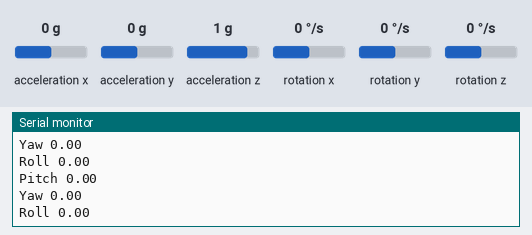
Simulated run of this program. Board: Arduino Uno, built with avr-gcc and run on an emulated ATmega328P. On the bench: the last lines printed to the serial monitor. Wiring (inferred from the names in the program): MPU-6050 motion sensor at I2C address 0x68. The inputs (shaded band) are chosen by the test bench; at power-on: rotation y 0 °/s, acceleration x 0 g, acceleration z 1 g, acceleration y 0 g, rotation x 0 °/s, rotation z 0 °/s.

Above: at 1.8 s.
1.9 s: rotation y set to -100 °/s
At 2.8 s:
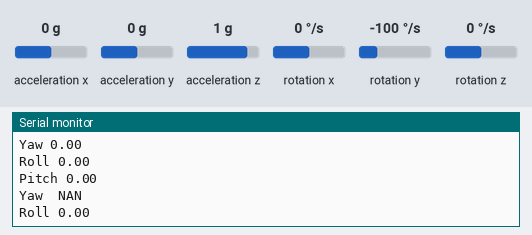
4.5 s: acceleration x set to -1.4 g
At 5.7 s:
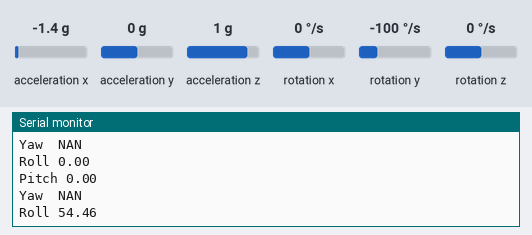
6.0 s: acceleration z set to -1.4 g
At 6.6 s:
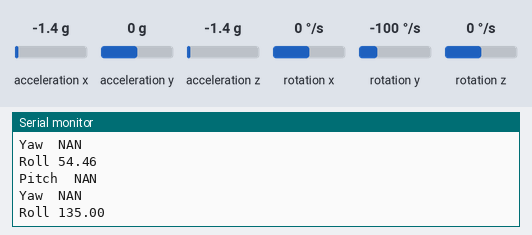
Timing chart, 0 to 9.0 s (numbered marks = the images above; inputs shaded):
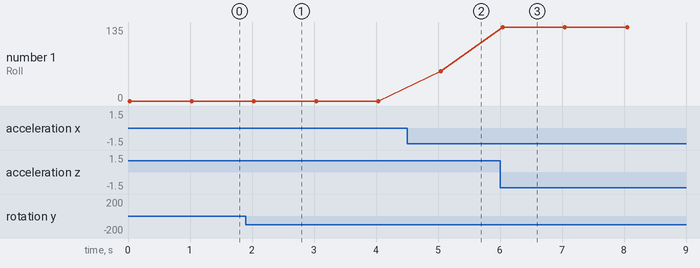

The program:

main.cpp
```cpp
#include "mpu6050.h"
#include<Arduino.h>

void setup() {
    Serial.begin(9600);
}

void loop() {
    MPU6050 *obj = new MPU6050();
    obj -> readData();

    int16_t accelerationX = obj -> getAccelerationX();
    int16_t accelerationY = obj -> getAccelerationY();
    int16_t accelerationZ = obj -> getAccelerationZ();
    double temperature = obj -> getTemperature();
    int16_t gyroscopeX = obj -> getGyroscopeX();
    int16_t gyroscopeY = obj -> getGyroscopeY();
    int16_t gyroscopeZ = obj -> getGyroscopeZ();
    double pitch = obj -> calculatePitch();
    double roll = obj -> calculateRoll();
    double yaw = obj -> calculateYaw();

    // Use the sensor data as needed
    Serial.print("Pitch ");
    Serial.println(String(pitch));
    Serial.print("Yaw ");
    Serial.println(String(yaw));
    Serial.print("Roll ");
    Serial.println(String(roll));
    delay(1000); // Delay between readings
}
```

mpu6050.cpp
```cpp
#include "mpu6050.h"
#include <Arduino.h>

MPU6050::MPU6050(){
    setup();
}

void MPU6050::setup() {
  Wire.begin();
  Wire.beginTransmission(MPU_ADDR);
  Wire.write(0x6B); // PWR_MGMT_1 register
  Wire.write(0);    // set to zero (wakes up the MPU-6050)
  Wire.endTransmission(true);
  Serial.begin(9600);
}

void MPU6050::readData() {
  Wire.beginTransmission(MPU_ADDR);
  Wire.write(0x3B);  // starting with register 0x3B (ACCEL_XOUT_H)
  Wire.endTransmission(false);
  Wire.requestFrom(MPU_ADDR, 14, true); // request a total of 14 registers

  AcX = Wire.read() << 8 | Wire.read(); // combine high and low bytes for X-axis acceleration
  AcY = Wire.read() << 8 | Wire.read(); // combine high and low bytes for Y-axis acceleration
  AcZ = Wire.read() << 8 | Wire.read(); // combine high and low bytes for Z-axis acceleration

  Tmp = Wire.read() << 8 | Wire.read(); // combine high and low bytes for temperature

  GyX = Wire.read() << 8 | Wire.read(); // combine high and low bytes for X-axis gyroscope
  GyY = Wire.read() << 8 | Wire.read(); // combine high and low bytes for Y-axis gyroscope
  GyZ = Wire.read() << 8 | Wire.read(); // combine high and low bytes for Z-axis gyroscope
}

int16_t MPU6050::getAccelerationX() {
  return AcX;
}

int16_t MPU6050::getAccelerationY() {
  return AcY;
}

int16_t MPU6050::getAccelerationZ() {
  return AcZ;
}

double MPU6050::getTemperature() {
  return Tmp / 340.00 + 36.53;
}

int16_t MPU6050::getGyroscopeX() {
  return GyX;
}

int16_t MPU6050::getGyroscopeY() {
  return GyY;
}

int16_t MPU6050::getGyroscopeZ() {
  return GyZ;
}

double MPU6050::calculatePitch() {
  double pitch = atan2(AcY, sqrt(AcX * AcX + AcZ * AcZ)) * (180.0 / PI);
  return pitch;
}

double MPU6050::calculateRoll() {
  double roll = atan2(-AcX, AcZ) * (180.0 / PI);
  return roll;
}

double MPU6050::calculateYaw() {
  double yaw = atan2(GyX, sqrt(GyY * GyY + GyZ * GyZ)) * (180.0 / PI);
  return yaw;
}
```

mpu6050.h
```cpp
#ifndef MPU6050_H
#define MPU6050_H

#include <Wire.h>

class MPU6050 {
    public:
        MPU6050();

        void setup();

        void readData();

        int16_t getAccelerationX();

        int16_t getAccelerationY();

        int16_t getAccelerationZ();

        double getTemperature();

        int16_t getGyroscopeX();

        int16_t getGyroscopeY();

        int16_t getGyroscopeZ();

        double calculatePitch();

        double calculateRoll();

        double calculateYaw();

    private:
        const int MPU_ADDR = 0x68;
        int16_t AcX, AcY, AcZ, Tmp, GyX, GyY, GyZ;
};

#endif
```

Measured:
- after the input at 1.9 s, the serial monitor: prints a new line after 0.12 s (image 1)
- after the input at 4.5 s, the serial monitor: prints a new line after 0.54 s (image 2)
- after the input at 6.0 s, the serial monitor: prints a new line at once (image 3)
- plotted number 1: 0 → 54.46 after the input at 4.5 s, 54.46 → 135 after the input at 6.0 s
